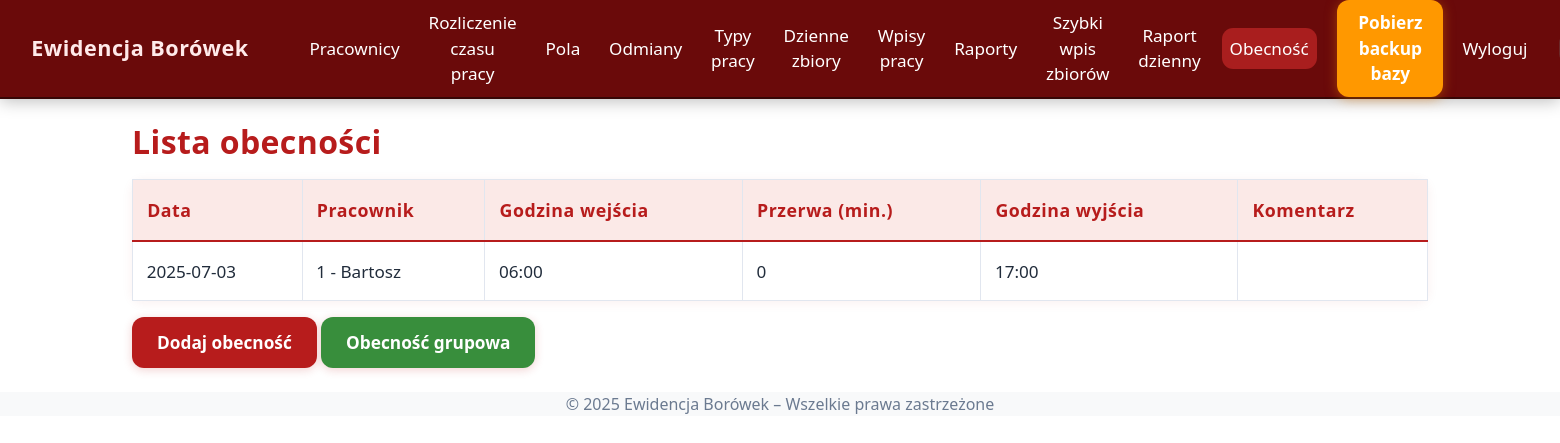
The page /presence_list (signed in) on the database as committed earlier.
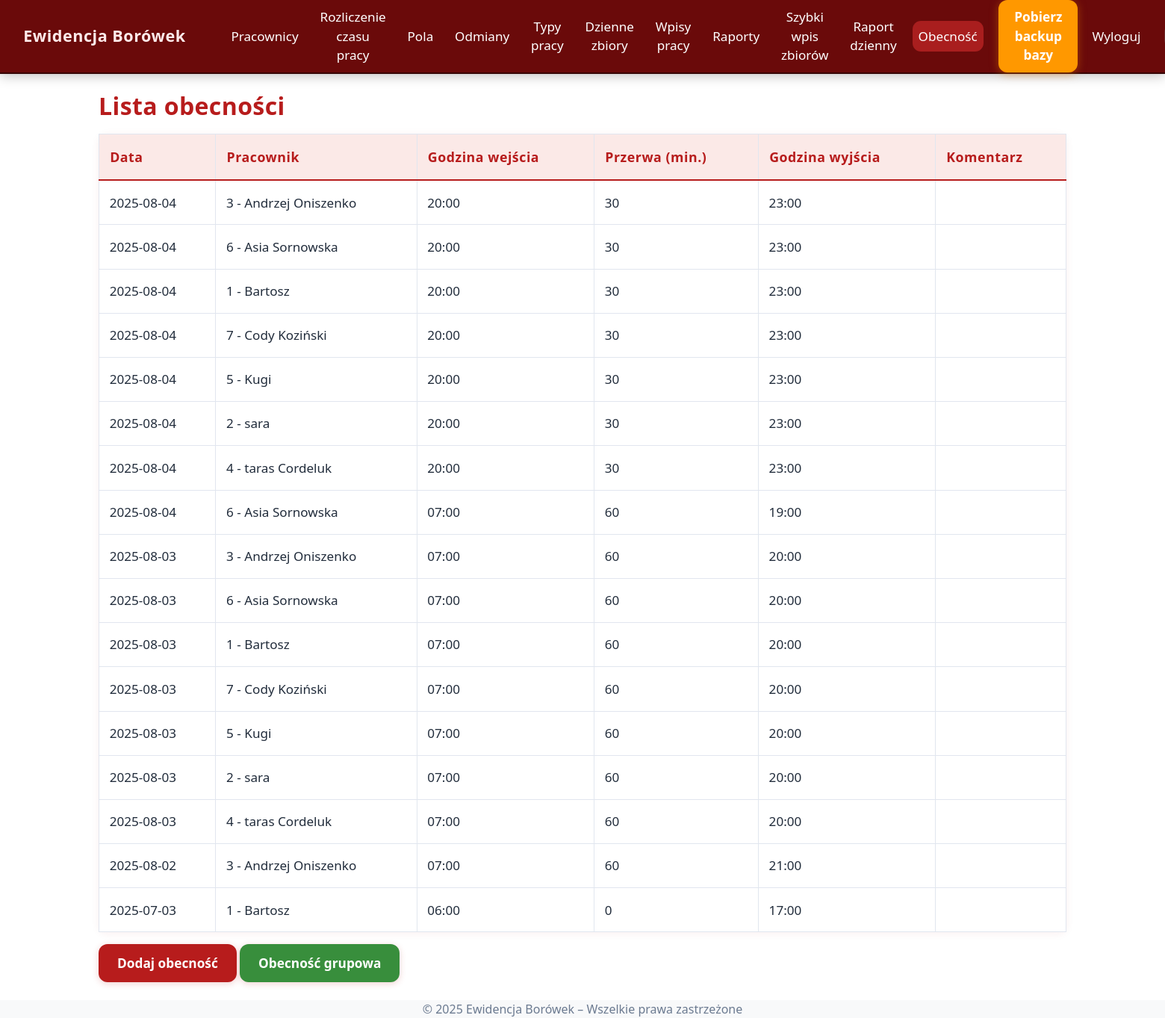
The same page on the database as committed later.
### models.py (models this page shows)
class Presence(db.Model):
    id = db.Column(db.Integer, primary_key=True)
    employee_id = db.Column(db.Integer, db.ForeignKey('employee.id'), nullable=False)
    date = db.Column(db.Date, nullable=False, default=datetime.utcnow)
    time_in = db.Column(db.Time, nullable=False)
    time_out = db.Column(db.Time, nullable=True)
    break_minutes = db.Column(db.Integer, nullable=True, default=0)
    comment = db.Column(db.Text, nullable=True)
    employee = db.relationship('Employee', backref='presences')

class Employee(db.Model):
    id = db.Column(db.Integer, primary_key=True)
    external_id = db.Column(db.String(30), unique=True)
    name = db.Column(db.String(100), nullable=False)
    external_id = db.Column(db.String(50))
    hourly_rate = db.Column(db.Float, nullable=False, default=0.0)
    piece_rate = db.Column(db.Float, nullable=False, default=0.0)
    is_active = db.Column(db.Boolean, default=True)
    entries = db.relationship('Entry', backref='employee', lazy=True, cascade="all, delete-orphan")
    harvests = db.relationship('DailyHarvest', backref='employee', lazy=True, cascade="all, delete-orphan")
    team = db.Column(db.String(64), nullable=True)

### app.py (the view)
@app.route('/presence_list')
@login_required
def presence_list():
    presences = Presence.query.order_by(Presence.date.desc(), Presence.time_in.desc()).all()
    return render_template('presence_list.html', presences=presences)

### app.py (called while the page is built)
@app.context_processor
def inject_now():
    return {'current_year': datetime.now().year}

@app.context_processor
def inject_now():
    return {'current_year': datetime.now().year}

@login_manager.user_loader
def load_user(user_id):
    return User.query.get(int(user_id))

### templates/presence_list.html
{% extends "base.html" %}
{% block content %}
<h2>Lista obecności</h2>
<table class="table">
    <thead>
        <tr>
            <th>Data</th>
            <th>Pracownik</th>
            <th>Godzina wejścia</th>
            <th>Przerwa (min.)</th>
            <th>Godzina wyjścia</th>
            <th>Komentarz</th>
        </tr>
    </thead>
    <tbody>
        {% for p in presences %}
        <tr>
            <td>{{ p.date }}</td>
            <td>
                {% if p.employee.external_id %}
                    {{ p.employee.external_id }} -
                {% else %}
                    {{ p.employee.id }} -
                {% endif %}
                {{ p.employee.name }}
            </td>
            <td>{{ p.time_in.strftime('%H:%M') }}</td>
            <td>{{ p.break_minutes or 0 }}</td>
            <td>{% if p.time_out %}{{ p.time_out.strftime('%H:%M') }}{% endif %}</td>
            <td>{{ p.comment }}</td>
        </tr>
        {% endfor %}
    </tbody>
</table>
<a href="{{ url_for('presence') }}" class="btn btn-primary">Dodaj obecność</a>
<a href="{{ url_for('group_presence') }}" class="btn btn-success">Obecność grupowa</a>
{% endblock %}

### templates/base.html (shortened to what this page needs)
<!DOCTYPE html>
{% set is_public = request.endpoint in ['harvest_overview', 'harvest_employee'] %}
<html lang="pl">
<head>
    <link href="https://cdn.jsdelivr.net/npm/bootstrap@5.3.0/dist/css/bootstrap.min.css" rel="stylesheet">
    <link rel="stylesheet" href="https://cdnjs.cloudflare.com/ajax/libs/font-awesome/6.4.0/css/all.min.css">
    <link rel="stylesheet" href="{{ url_for('static', filename='style.css') }}">
    <link rel="stylesheet" href="{{ url_for('static', filename='custom.css') }}">
</head>
<body id="{% if request.endpoint %}{{ request.endpoint }}{% endif %}">
    {% if not is_public %}
    <nav class="navbar navbar-custom navbar-expand-lg mb-4">
        <a class="navbar-brand" href="{{ url_for('dashboard') }}">Ewidencja Borówek</a>
        <div class="navbar-nav">
            {% if current_user.is_authenticated %}
                <a class="nav-link{% if request.endpoint=='employees' %} active{% endif %}" href="{{ url_for('employees') }}">Pracownicy</a>
                <a class="nav-link{% if request.endpoint=='rozliczenie_czasu_pracy' %} active{% endif %}" href="{{ url_for('rozliczenie_czasu_pracy') }}">Rozliczenie czasu pracy</a>
                <a class="nav-link{% if request.endpoint=='fields' %} active{% endif %}" href="{{ url_for('fields') }}">Pola</a>
                <a class="nav-link{% if request.endpoint=='varieties' %} active{% endif %}" href="{{ url_for('varieties') }}">Odmiany</a>
                <a class="nav-link{% if request.endpoint=='work_types' %} active{% endif %}" href="{{ url_for('work_types') }}">Typy pracy</a>
                <a class="nav-link{% if request.endpoint=='harvests' %} active{% endif %}" href="{{ url_for('harvests') }}">Dzienne zbiory</a>
                <a class="nav-link{% if request.endpoint=='entries' %} active{% endif %}" href="{{ url_for('entries') }}">Wpisy pracy</a>
                <a class="nav-link{% if request.endpoint=='employee_reports' %} active{% endif %}" href="{{ url_for('employee_reports') }}">Raporty</a>
                <a class="nav-link{% if request.endpoint=='fast_entry' or request.endpoint=='fast_harvest' %} active{% endif %}" href="{{ url_for('fast_entry') }}">Szybki wpis zbiorów</a>
                <a class="nav-link{% if request.endpoint=='daily_report' %} active{% endif %}" href="{{ url_for('daily_report') }}">Raport dzienny</a>
                <a class="nav-link{% if request.endpoint=='presence_list' %} active{% endif %}" href="{{ url_for('presence_list') }}">Obecność</a>
                <form action="{{ url_for('download_backup') }}" method="post" style="display:inline;">
                    <button type="submit" class="btn btn-warning">Pobierz<br>backup bazy</button>
                </form>
                <a class="nav-link" href="{{ url_for('logout') }}">Wyloguj</a>
            {% endif %}
        </div>
    </nav>
    {% endif %}
    <div class="container">
        {% block content %}{% endblock %}
    </div>
    <footer class="text-center mt-4 mb-2 text-muted">
        &copy; {{ current_year }} Ewidencja Borówek – Wszelkie prawa zastrzeżone
    </footer>
</body>
</html>

### static/style.css (style rules this page uses)
body { font-family: 'Segoe UI', Tahoma, Geneva, Verdana, sans-serif; background-color: #f8f9fa; color: #343a40; transition: background 0.3s, color 0.3s; }
:root { --bg: #ffffff; --text: #222222; --navbar: #6a0a0a; --footer: #f8f9fa; --tile: #8D0707; --tile-hover: #ad1d1d; --tile-shadow: 0 4px 24px #0002; --tile-glow: 0 0 12px #d32f2f88; }
body { background: var(--bg); color: var(--text); }
.navbar-custom { background: var(--navbar); min-height: 58px; padding: 0 2vw 0 2vw; box-shadow: 0 2px 16px #0004; border-bottom: 2px solid #370606; display: flex; align-items: center; justify-content: space-between; }
.navbar-custom .navbar-brand { color: #ffeaea !important; font-size: 1.35rem; font-weight: 600; letter-spacing: .5px; padding: 0 1rem 0 0; }
.navbar-custom .navbar-nav { display: flex; align-items: center; gap: 0.7rem; margin-left: 1.3rem; }
.navbar-custom .nav-link, .navbar-custom .nav-item > a { color: #fff !important; font-weight: 400; font-size: 1.07rem; padding: 0.5rem 1rem; border-radius: 0.7rem; transition: background 0.12s, color 0.12s; text-align: center; margin-right: 0.1rem; }
.navbar-custom .nav-link:hover, .navbar-custom .nav-link.active, .navbar-custom .nav-item > a:hover { background: #a91e1e; color: #fff !important; }
.navbar-custom .btn-warning, .navbar-custom .btn-warning:focus { background: #ff9800 !important; color: #fff !important; border-radius: 0.8rem; border: none; box-shadow: 0 2px 12px #d86f0080; padding: 0.6rem 1.3rem; font-weight: 600; margin-left: 0.5rem; transition: background 0.13s; }

### static/custom.css (style rules this page uses)
body { min-height: 100vh; background: linear-gradient(135deg, #b71c1c 0%, #ff5252 100%); color: #23272f; font-family: 'Segoe UI', 'Arial', sans-serif; }
.table, .table-bordered, .table-striped { background: #fff !important; border-radius: 10px !important; box-shadow: 0 2px 12px #b71c1c11; color: #212c3b !important; border: 1px solid #e1e6ef !important; }
.table th, .table td { border: 1px solid #e1e6ef !important; padding: 0.95em 0.8em !important; vertical-align: middle; font-size: 1.07em; color: #212c3b !important; font-weight: 500; background: #fff !important; }
.table thead th { background: #fbe9e7 !important; color: #b71c1c !important; font-size: 1.11em; font-weight: 700; letter-spacing: 0.03em; border-bottom: 2.5px solid #b71c1c !important; }
h1, h2, h3, h4, h5 { color: #b71c1c; font-weight: 800; letter-spacing: 0.4px; margin-bottom: 1.1rem; text-shadow: 0 2px 10px #fff3; }
label, .text-muted, .text-secondary, .muted, .secondary, small { color: #6b7a90 !important; opacity: 1 !important; font-weight: 500; }
.btn, button, .btn-primary, .btn-success, .btn-danger, .btn-info, .btn-secondary { border-radius: 0.7em !important; font-weight: 700; font-size: 1.08em; box-shadow: 0 2px 10px #b71c1c33; border: none !important; transition: background 0.15s, color 0.15s, box-shadow 0.09s; padding: 0.7em 1.45em; }
.btn-primary, .btn-danger { background: #b71c1c; color: #fff !important; }
.btn-success { background: #388e3c; color: #fff !important; }

### templates/base.html (style rules this page uses)
:root { --bg: #ffffff; --text: #222222; --navbar: #6a0a0a; --footer: #f8f9fa; }
body { background: var(--bg); color: var(--text); transition: background 0.3s, color 0.3s; }
.navbar-custom { background: var(--navbar); min-height: 58px; padding: 0 2vw 0 2vw; box-shadow: 0 2px 16px #0004; border-bottom: 2px solid #370606; display: flex; align-items: center; justify-content: space-between; }
.navbar-custom .navbar-brand { color: #ffeaea !important; font-size: 1.35rem; font-weight: 600; letter-spacing: .5px; padding: 0 1rem 0 0; }
.navbar-custom .navbar-nav { display: flex; align-items: center; gap: 0.7rem; margin-left: 1.3rem; }
.navbar-custom .nav-link, .navbar-custom .nav-item > a { color: #fff !important; font-weight: 400; font-size: 1.07rem; padding: 0.5rem 1rem; border-radius: 0.7rem; transition: background 0.12s, color 0.12s; text-align: center; margin-right: 0.1rem; }
.navbar-custom .nav-link:hover, .navbar-custom .nav-link.active, .navbar-custom .nav-item > a:hover { background: #a91e1e; color: #fff !important; }
.navbar-custom .btn-warning, .navbar-custom .btn-warning:focus { background: #ff9800 !important; color: #fff !important; border-radius: 0.8rem; border: none; box-shadow: 0 2px 12px #d86f0080; padding: 0.6rem 1.3rem; font-weight: 600; margin-left: 0.5rem; transition: background 0.13s; }
footer { background: var(--footer); }

Rows that differ between the two databases and show on the page:
added Presence: date "2025-08-04", employee.id "3", employee.name "Andrzej Oniszenko", time_in "20:00", break_minutes "30", time_out "23:00"
added Presence: date "2025-08-04", employee.id "6", employee.name "Asia Sornowska", time_in "20:00", break_minutes "30", time_out "23:00"
added Presence: date "2025-08-04", employee.id "1", employee.name "Bartosz", time_in "20:00", break_minutes "30", time_out "23:00"
added Presence: date "2025-08-04", employee.id "7", employee.name "Cody Koziński", time_in "20:00", break_minutes "30", time_out "23:00"
added Presence: date "2025-08-04", employee.id "5", employee.name "Kugi", time_in "20:00", break_minutes "30", time_out "23:00"
added Presence: date "2025-08-04", employee.id "2", employee.name "sara", time_in "20:00", break_minutes "30", time_out "23:00"
added Presence: date "2025-08-04", employee.id "4", employee.name "taras Cordeluk", time_in "20:00", break_minutes "30", time_out "23:00"
added Presence: date "2025-08-04", employee.id "6", employee.name "Asia Sornowska", time_in "07:00", break_minutes "60", time_out "19:00"
added Presence: date "2025-08-03", employee.id "3", employee.name "Andrzej Oniszenko", time_in "07:00", break_minutes "60", time_out "20:00"
added Presence: date "2025-08-03", employee.id "6", employee.name "Asia Sornowska", time_in "07:00", break_minutes "60", time_out "20:00"
added Presence: date "2025-08-03", employee.id "1", employee.name "Bartosz", time_in "07:00", break_minutes "60", time_out "20:00"
added Presence: date "2025-08-03", employee.id "7", employee.name "Cody Koziński", time_in "07:00", break_minutes "60", time_out "20:00"
added Presence: date "2025-08-03", employee.id "5", employee.name "Kugi", time_in "07:00", break_minutes "60", time_out "20:00"
added Presence: date "2025-08-03", employee.id "2", employee.name "sara", time_in "07:00", break_minutes "60", time_out "20:00"
added Presence: date "2025-08-03", employee.id "4", employee.name "taras Cordeluk", time_in "07:00", break_minutes "60", time_out "20:00"
added Presence: date "2025-08-02", employee.id "3", employee.name "Andrzej Oniszenko", time_in "07:00", break_minutes "60", time_out "21:00"
